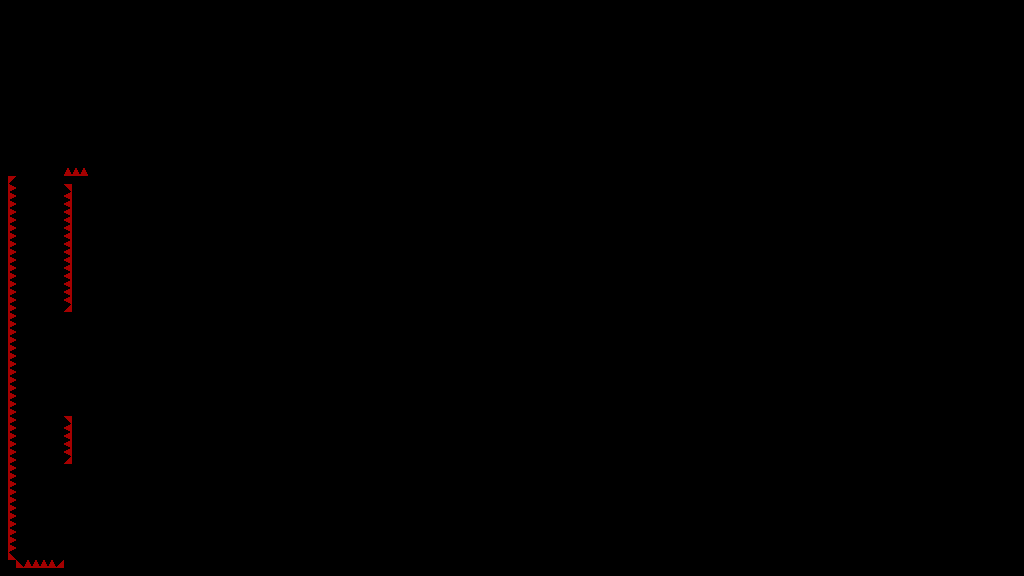

Tiled map render using the project's own tile images. Description and the map definition, with tile-layer contents summarised, below:
An orthogonal 128x72 tile map with 8x8 px tiles, 1 tile layer (T_Spikes) and 21 objects.

<map version="1.4" tiledversion="1.4.3" orientation="orthogonal" renderorder="right-down" width="128" height="72" tilewidth="8" tileheight="8" infinite="0" nextlayerid="5" nextobjectid="273">
 <tileset firstgid="1" source="../../../Sprites/Tiles/DEV/flat/T_spr_nv_flat_0.tsx" />
 <layer id="1" name="T_Spikes" width="128" height="72">
  <data>[9216 cells, 79 non-empty, 2 distinct tile ids]</data>
 </layer>
 <objectgroup id="2" name="C_Solid">
  <object id="239" x="72" y="304" width="144" height="16" />
  <object id="243" x="72" y="408" width="144" height="64" />
  <object id="246" x="64" y="560" width="152" height="16" />
  <object id="247" x="0" y="0" width="8" height="576" />
  <object id="249" x="72" y="176" width="16" height="128" />
  <object id="250" x="8" y="0" width="1008" height="16" />
  <object id="251" x="992" y="32" width="32" height="512" />
  <object id="254" x="432" y="112" width="32" height="32" />
  <object id="255" x="8" y="568" width="56" height="8" />
  <object id="257" x="16" y="16">
   <polygon points="0,0 56,0 0,48" />
  </object>
  <object id="258" x="64" y="312" width="8" height="8" />
  <object id="259" x="64" y="408" width="8" height="8" />
  <object id="260" x="64" y="464" width="8" height="8" />
  <object id="261" x="64" y="176" width="8" height="8" />
  <object id="262" x="8" y="16" width="8" height="160" />
  <object id="263" x="8" y="560" width="8" height="8" />
  <object id="265" x="144" y="320" width="72" height="88" />
  <object id="267" x="144" y="472" width="72" height="88" />
  <object id="268" x="216" y="432" width="128" height="144" />
  <object id="272" x="344" y="560" width="560" height="16" />
 </objectgroup>
 <objectgroup id="3" name="C_Balls">
  <object id="253" x="112" y="376" width="8" height="8" />
 </objectgroup>
 <objectgroup id="4" name="C_Orbs" />
</map>
